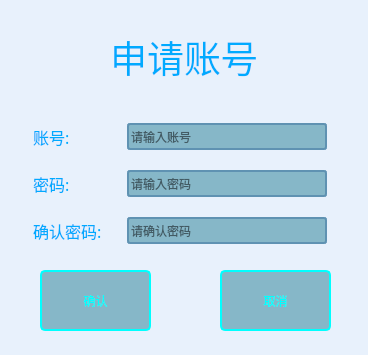
<?xml version="1.0" encoding="UTF-8"?>
<ui version="4.0">
 <class>Apply_Account</class>
 <widget class="QDialog" name="Apply_Account">
  <property name="geometry">
   <rect>
    <x>0</x>
    <y>0</y>
    <width>368</width>
    <height>355</height>
   </rect>
  </property>
  <property name="minimumSize">
   <size>
    <width>368</width>
    <height>355</height>
   </size>
  </property>
  <property name="maximumSize">
   <size>
    <width>368</width>
    <height>355</height>
   </size>
  </property>
  <property name="palette">
   <palette>
    <active>
     <colorrole role="WindowText">
      <brush brushstyle="SolidPattern">
       <color alpha="255">
        <red>0</red>
        <green>0</green>
        <blue>0</blue>
       </color>
      </brush>
     </colorrole>
     <colorrole role="Button">
      <brush brushstyle="SolidPattern">
       <color alpha="255">
        <red>232</red>
        <green>241</green>
        <blue>252</blue>
       </color>
      </brush>
     </colorrole>
     <colorrole role="Light">
      <brush brushstyle="SolidPattern">
       <color alpha="255">
        <red>255</red>
        <green>255</green>
        <blue>255</blue>
       </color>
      </brush>
     </colorrole>
     <colorrole role="Midlight">
      <brush brushstyle="SolidPattern">
       <color alpha="255">
        <red>243</red>
        <green>248</green>
        <blue>253</blue>
       </color>
      </brush>
     </colorrole>
     <colorrole role="Dark">
      <brush brushstyle="SolidPattern">
       <color alpha="255">
        <red>116</red>
        <green>120</green>
        <blue>126</blue>
       </color>
      </brush>
     </colorrole>
     <colorrole role="Mid">
      <brush brushstyle="SolidPattern">
       <color alpha="255">
        <red>155</red>
        <green>161</green>
        <blue>168</blue>
       </color>
      </brush>
     </colorrole>
     <colorrole role="Text">
      <brush brushstyle="SolidPattern">
       <color alpha="255">
        <red>0</red>
        <green>0</green>
        <blue>0</blue>
       </color>
      </brush>
     </colorrole>
     <colorrole role="BrightText">
      <brush brushstyle="SolidPattern">
       <color alpha="255">
        <red>255</red>
        <green>255</green>
        <blue>255</blue>
       </color>
      </brush>
     </colorrole>
     <colorrole role="ButtonText">
      <brush brushstyle="SolidPattern">
       <color alpha="255">
        <red>0</red>
        <green>0</green>
        <blue>0</blue>
       </color>
      </brush>
     </colorrole>
     <colorrole role="Base">
      <brush brushstyle="SolidPattern">
       <color alpha="255">
        <red>255</red>
        <green>255</green>
        <blue>255</blue>
       </color>
      </brush>
     </colorrole>
     <colorrole role="Window">
      <brush brushstyle="SolidPattern">
       <color alpha="255">
        <red>232</red>
        <green>241</green>
        <blue>252</blue>
       </color>
      </brush>
     </colorrole>
     <colorrole role="Shadow">
      <brush brushstyle="SolidPattern">
       <color alpha="255">
        <red>0</red>
        <green>0</green>
        <blue>0</blue>
       </color>
      </brush>
     </colorrole>
     <colorrole role="AlternateBase">
      <brush brushstyle="SolidPattern">
       <color alpha="255">
        <red>243</red>
        <green>248</green>
        <blue>253</blue>
       </color>
      </brush>
     </colorrole>
     <colorrole role="ToolTipBase">
      <brush brushstyle="SolidPattern">
       <color alpha="255">
        <red>255</red>
        <green>255</green>
        <blue>220</blue>
       </color>
      </brush>
     </colorrole>
     <colorrole role="ToolTipText">
      <brush brushstyle="SolidPattern">
       <color alpha="255">
        <red>0</red>
        <green>0</green>
        <blue>0</blue>
       </color>
      </brush>
     </colorrole>
     <colorrole role="PlaceholderText">
      <brush brushstyle="SolidPattern">
       <color alpha="128">
        <red>0</red>
        <green>0</green>
        <blue>0</blue>
       </color>
      </brush>
     </colorrole>
    </active>
    <inactive>
     <colorrole role="WindowText">
      <brush brushstyle="SolidPattern">
       <color alpha="255">
        <red>0</red>
        <green>0</green>
        <blue>0</blue>
       </color>
      </brush>
     </colorrole>
     <colorrole role="Button">
      <brush brushstyle="SolidPattern">
       <color alpha="255">
        <red>232</red>
        <green>241</green>
        <blue>252</blue>
       </color>
      </brush>
     </colorrole>
     <colorrole role="Light">
      <brush brushstyle="SolidPattern">
       <color alpha="255">
        <red>255</red>
        <green>255</green>
        <blue>255</blue>
       </color>
      </brush>
     </colorrole>
     <colorrole role="Midlight">
      <brush brushstyle="SolidPattern">
       <color alpha="255">
        <red>243</red>
        <green>248</green>
        <blue>253</blue>
       </color>
      </brush>
     </colorrole>
     <colorrole role="Dark">
      <brush brushstyle="SolidPattern">
       <color alpha="255">
        <red>116</red>
        <green>120</green>
        <blue>126</blue>
       </color>
      </brush>
     </colorrole>
     <colorrole role="Mid">
      <brush brushstyle="SolidPattern">
       <color alpha="255">
        <red>155</red>
        <green>161</green>
        <blue>168</blue>
       </color>
      </brush>
     </colorrole>
     <colorrole role="Text">
      <brush brushstyle="SolidPattern">
       <color alpha="255">
        <red>0</red>
        <green>0</green>
        <blue>0</blue>
       </color>
      </brush>
     </colorrole>
     <colorrole role="BrightText">
      <brush brushstyle="SolidPattern">
       <color alpha="255">
        <red>255</red>
        <green>255</green>
        <blue>255</blue>
       </color>
      </brush>
     </colorrole>
     <colorrole role="ButtonText">
      <brush brushstyle="SolidPattern">
       <color alpha="255">
        <red>0</red>
        <green>0</green>
        <blue>0</blue>
       </color>
      </brush>
     </colorrole>
     <colorrole role="Base">
      <brush brushstyle="SolidPattern">
       <color alpha="255">
        <red>255</red>
        <green>255</green>
        <blue>255</blue>
       </color>
      </brush>
     </colorrole>
     <colorrole role="Window">
      <brush brushstyle="SolidPattern">
       <color alpha="255">
        <red>232</red>
        <green>241</green>
        <blue>252</blue>
       </color>
      </brush>
     </colorrole>
     <colorrole role="Shadow">
      <brush brushstyle="SolidPattern">
       <color alpha="255">
        <red>0</red>
        <green>0</green>
        <blue>0</blue>
       </color>
      </brush>
     </colorrole>
     <colorrole role="AlternateBase">
      <brush brushstyle="SolidPattern">
       <color alpha="255">
        <red>243</red>
        <green>248</green>
        <blue>253</blue>
       </color>
      </brush>
     </colorrole>
     <colorrole role="ToolTipBase">
      <brush brushstyle="SolidPattern">
       <color alpha="255">
        <red>255</red>
        <green>255</green>
        <blue>220</blue>
       </color>
      </brush>
     </colorrole>
     <colorrole role="ToolTipText">
      <brush brushstyle="SolidPattern">
       <color alpha="255">
        <red>0</red>
        <green>0</green>
        <blue>0</blue>
       </color>
      </brush>
     </colorrole>
     <colorrole role="PlaceholderText">
      <brush brushstyle="SolidPattern">
       <color alpha="128">
        <red>0</red>
        <green>0</green>
        <blue>0</blue>
       </color>
      </brush>
     </colorrole>
    </inactive>
    <disabled>
     <colorrole role="WindowText">
      <brush brushstyle="SolidPattern">
       <color alpha="255">
        <red>116</red>
        <green>120</green>
        <blue>126</blue>
       </color>
      </brush>
     </colorrole>
     <colorrole role="Button">
      <brush brushstyle="SolidPattern">
       <color alpha="255">
        <red>232</red>
        <green>241</green>
        <blue>252</blue>
       </color>
      </brush>
     </colorrole>
     <colorrole role="Light">
      <brush brushstyle="SolidPattern">
       <color alpha="255">
        <red>255</red>
        <green>255</green>
        <blue>255</blue>
       </color>
      </brush>
     </colorrole>
     <colorrole role="Midlight">
      <brush brushstyle="SolidPattern">
       <color alpha="255">
        <red>243</red>
        <green>248</green>
        <blue>253</blue>
       </color>
      </brush>
     </colorrole>
     <colorrole role="Dark">
      <brush brushstyle="SolidPattern">
       <color alpha="255">
        <red>116</red>
        <green>120</green>
        <blue>126</blue>
       </color>
      </brush>
     </colorrole>
     <colorrole role="Mid">
      <brush brushstyle="SolidPattern">
       <color alpha="255">
        <red>155</red>
        <green>161</green>
        <blue>168</blue>
       </color>
      </brush>
     </colorrole>
     <colorrole role="Text">
      <brush brushstyle="SolidPattern">
       <color alpha="255">
        <red>116</red>
        <green>120</green>
        <blue>126</blue>
       </color>
      </brush>
     </colorrole>
     <colorrole role="BrightText">
      <brush brushstyle="SolidPattern">
       <color alpha="255">
        <red>255</red>
        <green>255</green>
        <blue>255</blue>
       </color>
      </brush>
     </colorrole>
     <colorrole role="ButtonText">
      <brush brushstyle="SolidPattern">
       <color alpha="255">
        <red>116</red>
        <green>120</green>
        <blue>126</blue>
       </color>
      </brush>
     </colorrole>
     <colorrole role="Base">
      <brush brushstyle="SolidPattern">
       <color alpha="255">
        <red>232</red>
        <green>241</green>
        <blue>252</blue>
       </color>
      </brush>
     </colorrole>
     <colorrole role="Window">
      <brush brushstyle="SolidPattern">
       <color alpha="255">
        <red>232</red>
        <green>241</green>
        <blue>252</blue>
       </color>
      </brush>
     </colorrole>
     <colorrole role="Shadow">
      <brush brushstyle="SolidPattern">
       <color alpha="255">
        <red>0</red>
        <green>0</green>
        <blue>0</blue>
       </color>
      </brush>
     </colorrole>
     <colorrole role="AlternateBase">
      <brush brushstyle="SolidPattern">
       <color alpha="255">
        <red>232</red>
        <green>241</green>
        <blue>252</blue>
       </color>
      </brush>
     </colorrole>
     <colorrole role="ToolTipBase">
      <brush brushstyle="SolidPattern">
       <color alpha="255">
        <red>255</red>
        <green>255</green>
        <blue>220</blue>
       </color>
      </brush>
     </colorrole>
     <colorrole role="ToolTipText">
      <brush brushstyle="SolidPattern">
       <color alpha="255">
        <red>0</red>
        <green>0</green>
        <blue>0</blue>
       </color>
      </brush>
     </colorrole>
     <colorrole role="PlaceholderText">
      <brush brushstyle="SolidPattern">
       <color alpha="128">
        <red>0</red>
        <green>0</green>
        <blue>0</blue>
       </color>
      </brush>
     </colorrole>
    </disabled>
   </palette>
  </property>
  <property name="windowTitle">
   <string>Dialog</string>
  </property>
  <widget class="QLabel" name="label">
   <property name="geometry">
    <rect>
     <x>90</x>
     <y>30</y>
     <width>188</width>
     <height>53</height>
    </rect>
   </property>
   <property name="sizePolicy">
    <sizepolicy hsizetype="Preferred" vsizetype="Fixed">
     <horstretch>0</horstretch>
     <verstretch>0</verstretch>
    </sizepolicy>
   </property>
   <property name="font">
    <font>
     <family>华文楷体</family>
     <pointsize>28</pointsize>
    </font>
   </property>
   <property name="styleSheet">
    <string notr="true">color: rgb(0, 170, 255);</string>
   </property>
   <property name="text">
    <string>申请账号</string>
   </property>
   <property name="alignment">
    <set>Qt::AlignCenter</set>
   </property>
  </widget>
  <widget class="QPushButton" name="btn_ok">
   <property name="geometry">
    <rect>
     <x>40</x>
     <y>270</y>
     <width>111</width>
     <height>61</height>
    </rect>
   </property>
   <property name="styleSheet">
    <string notr="true">
QPushButton
{
    background-color: rgb(134,183,200);
    border:2px solid rgb(0,255,255);
    border-radius:5px;
   
	color: rgb(0, 255, 255);
}


QPushButton:hover
{
    background-color: rgb(0,130,150);
    border:2px solid #5F92B2;
    border-radius:5px;
    color:white;
}

QPushButton:hover:pressed
{
    background-color:rgb(85,170,255);
    border:2px solid #3C80B1;
    border-radius:5px;
    color:white;
}</string>
   </property>
   <property name="text">
    <string>确认</string>
   </property>
  </widget>
  <widget class="QPushButton" name="btn_no">
   <property name="geometry">
    <rect>
     <x>220</x>
     <y>270</y>
     <width>111</width>
     <height>61</height>
    </rect>
   </property>
   <property name="minimumSize">
    <size>
     <width>111</width>
     <height>61</height>
    </size>
   </property>
   <property name="maximumSize">
    <size>
     <width>111</width>
     <height>61</height>
    </size>
   </property>
   <property name="styleSheet">
    <string notr="true">
QPushButton
{
    background-color: rgb(134,183,200);
    border:2px solid rgb(0,255,255);
    border-radius:5px;
   
	color: rgb(0, 255, 255);
}


QPushButton:hover
{
    background-color: rgb(0,130,150);
    border:2px solid #5F92B2;
    border-radius:5px;
    color:white;
}

QPushButton:hover:pressed
{
    background-color:rgb(85,170,255);
    border:2px solid #3C80B1;
    border-radius:5px;
    color:white;
}</string>
   </property>
   <property name="text">
    <string>取消</string>
   </property>
  </widget>
  <widget class="QWidget" name="layoutWidget">
   <property name="geometry">
    <rect>
     <x>30</x>
     <y>109</y>
     <width>301</width>
     <height>151</height>
    </rect>
   </property>
   <layout class="QGridLayout" name="gridLayout">
    <item row="0" column="0">
     <widget class="QLabel" name="staff_ID">
      <property name="minimumSize">
       <size>
        <width>62</width>
        <height>27</height>
       </size>
      </property>
      <property name="maximumSize">
       <size>
        <width>62</width>
        <height>27</height>
       </size>
      </property>
      <property name="font">
       <font>
        <family>华文楷体</family>
        <pointsize>12</pointsize>
       </font>
      </property>
      <property name="styleSheet">
       <string notr="true">color: rgb(0, 170, 255);</string>
      </property>
      <property name="text">
       <string>账号:</string>
      </property>
     </widget>
    </item>
    <item row="0" column="1">
     <widget class="QLineEdit" name="lineEdit">
      <property name="minimumSize">
       <size>
        <width>200</width>
        <height>27</height>
       </size>
      </property>
      <property name="maximumSize">
       <size>
        <width>200</width>
        <height>27</height>
       </size>
      </property>
      <property name="styleSheet">
       <string notr="true">QLineEdit
{
    background-color: rgb(134,183,200);
    border:2px solid #5F92B2;
    border-radius:3px;
}


</string>
      </property>
      <property name="maxLength">
       <number>3</number>
      </property>
      <property name="echoMode">
       <enum>QLineEdit::Normal</enum>
      </property>
      <property name="placeholderText">
       <string>请输入账号</string>
      </property>
     </widget>
    </item>
    <item row="1" column="0">
     <widget class="QLabel" name="staff_ID_4">
      <property name="minimumSize">
       <size>
        <width>62</width>
        <height>27</height>
       </size>
      </property>
      <property name="maximumSize">
       <size>
        <width>62</width>
        <height>27</height>
       </size>
      </property>
      <property name="font">
       <font>
        <family>华文楷体</family>
        <pointsize>12</pointsize>
       </font>
      </property>
      <property name="styleSheet">
       <string notr="true">color: rgb(0, 170, 255);</string>
      </property>
      <property name="text">
       <string>密码:</string>
      </property>
     </widget>
    </item>
    <item row="1" column="1">
     <widget class="QLineEdit" name="lineEdit_2">
      <property name="minimumSize">
       <size>
        <width>200</width>
        <height>27</height>
       </size>
      </property>
      <property name="maximumSize">
       <size>
        <width>200</width>
        <height>27</height>
       </size>
      </property>
      <property name="styleSheet">
       <string notr="true">QLineEdit
{
    background-color: rgb(134,183,200);
    border:2px solid #5F92B2;
    border-radius:3px;
}


</string>
      </property>
      <property name="maxLength">
       <number>15</number>
      </property>
      <property name="echoMode">
       <enum>QLineEdit::Password</enum>
      </property>
      <property name="placeholderText">
       <string>请输入密码</string>
      </property>
     </widget>
    </item>
    <item row="2" column="0">
     <widget class="QLabel" name="staff_ID_3">
      <property name="minimumSize">
       <size>
        <width>85</width>
        <height>27</height>
       </size>
      </property>
      <property name="maximumSize">
       <size>
        <width>62</width>
        <height>27</height>
       </size>
      </property>
      <property name="font">
       <font>
        <family>华文楷体</family>
        <pointsize>12</pointsize>
       </font>
      </property>
      <property name="styleSheet">
       <string notr="true">color: rgb(0, 170, 255);</string>
      </property>
      <property name="text">
       <string>确认密码:</string>
      </property>
     </widget>
    </item>
    <item row="2" column="1">
     <widget class="QLineEdit" name="lineEdit_3">
      <property name="minimumSize">
       <size>
        <width>200</width>
        <height>27</height>
       </size>
      </property>
      <property name="maximumSize">
       <size>
        <width>200</width>
        <height>27</height>
       </size>
      </property>
      <property name="styleSheet">
       <string notr="true">QLineEdit
{
    background-color: rgb(134,183,200);
    border:2px solid #5F92B2;
    border-radius:3px;
}


</string>
      </property>
      <property name="maxLength">
       <number>15</number>
      </property>
      <property name="echoMode">
       <enum>QLineEdit::Password</enum>
      </property>
      <property name="placeholderText">
       <string>请确认密码</string>
      </property>
     </widget>
    </item>
   </layout>
  </widget>
 </widget>
 <resources/>
 <connections/>
</ui>
